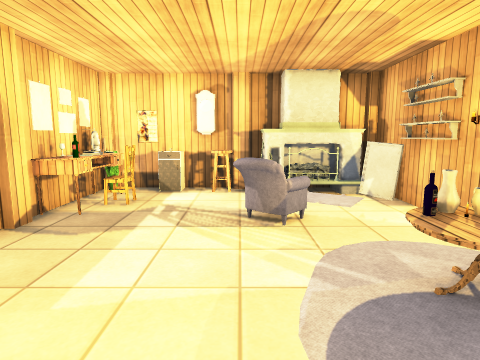
View 1 (above)

16 first-person views from a walk through a scene from a Unity 3-D project. The camera is 1.4 m above the floor, tilts 8° down and sees 75° across. The floor is counted in squares, 1 m on a side. Each view is taken from the middle of a square. On the plan, view 1 faces up. The plan holds only what a view shows up to about 14 squares ahead; the rest is blank. The player is left out. Some surface patterns are stand-ins.

View 2
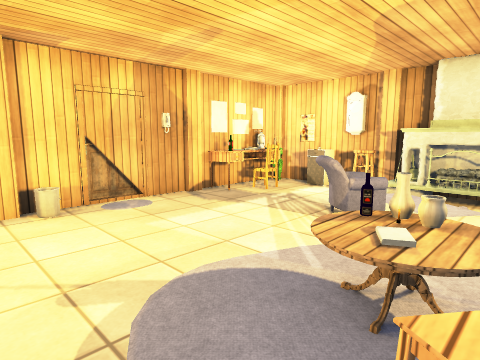

View 3
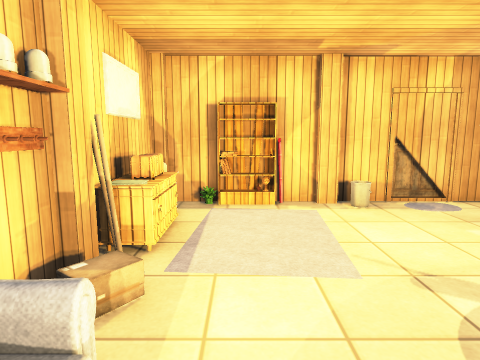

View 4
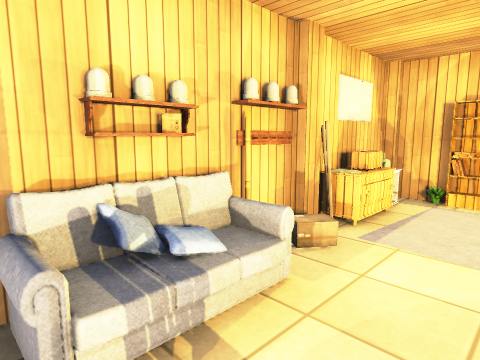

View 5
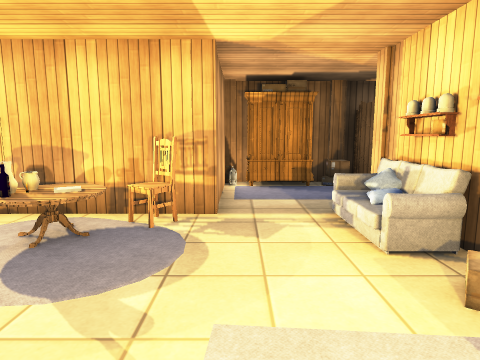

View 6
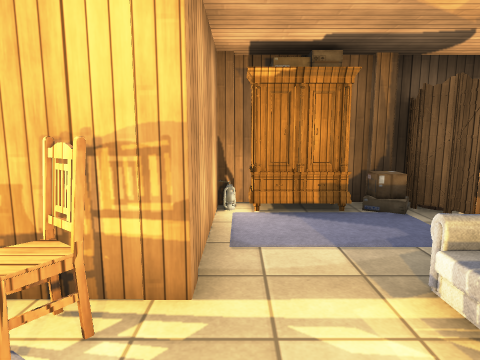

View 7
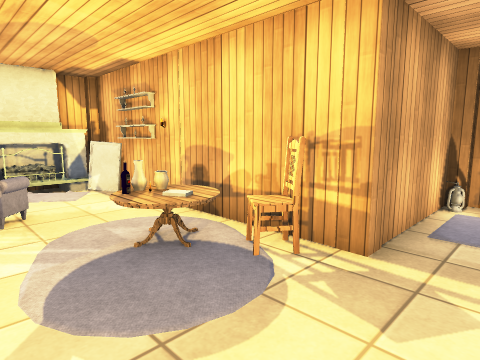

View 8
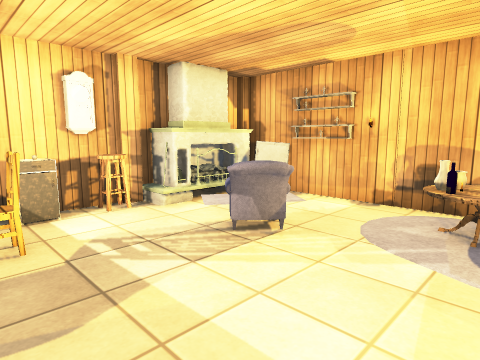

View 9
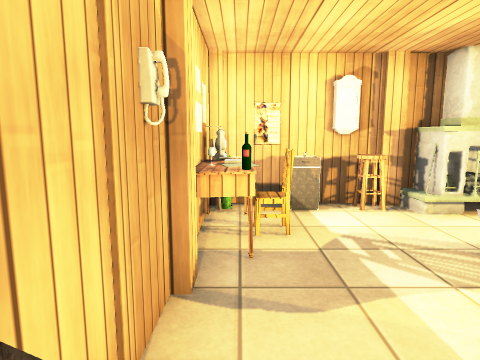

View 10
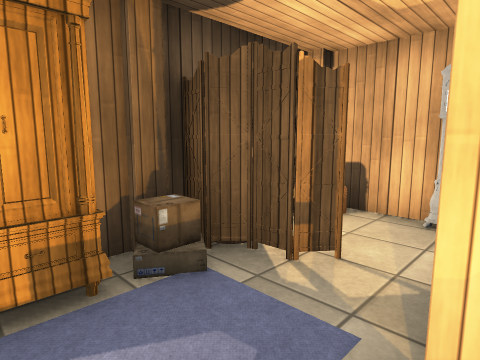

View 11
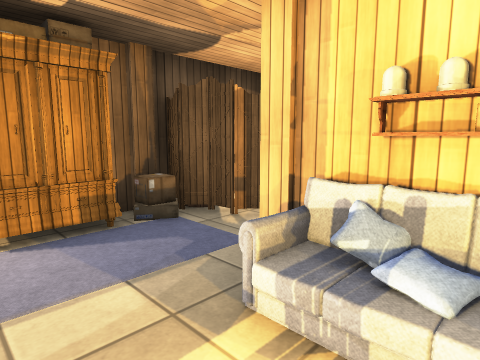

View 12
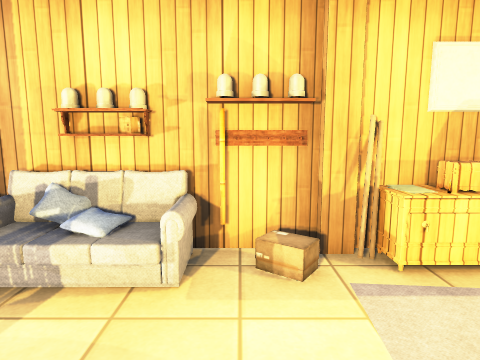

View 13
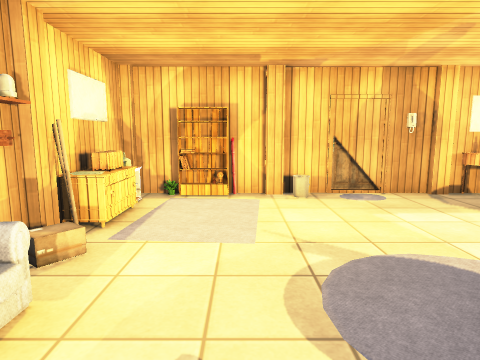

View 14
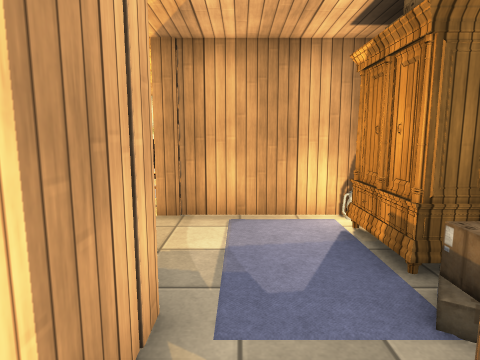

View 15
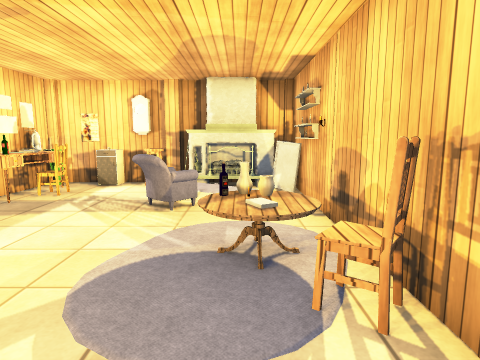

View 16
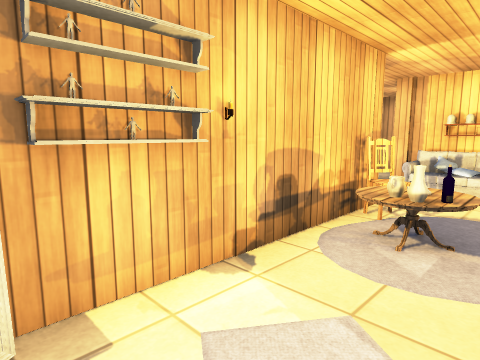

### Floor plan
Points are (right, up) in squares from view 1. A wall is a line through its corners. A room is listed if a view was taken in it or the views show most of it. See-through windows are left out.
Room 1 (views 1, 2, 3, 4, 5, 6, 7, 8, 9, 10, 11, 12, 13, 15, 16)
walls: (-3.8, 3.5) (-3.8, 2.2); (-3.4, 1.1) (-3.4, 0.6); (-3.6, 4.7) (-3.6, 1); (-3.4, 5.1) (-3.4, 4.5); (-3.7, 0.7) (-3.7, -2.5); (4.5, 0.4) (3.5, 0.4) (3.5, 8.4) (0.1, 8.4); (-0.1, 8.4) (-3.6, 8.4) (-3.6, 7.4); (2.4, -2.8) (4.3, -2.8); (-3.5, -2.8) (-2.4, -2.8)
ways out: opening at (4, -0.5) to room 3
objects: other object (-4, 0); other object (-4, 6); other object (-4, 7); other object (-3, -2); other object (-3, -1); table (-3, 6); other object (-3, 7); other object (-3, 8); other object (-2, -3); chest (-2, -2); other object (-1, -3); other object (-1, -2); chair (-1, 6); other object (-1, 8); other object (0, -3); armchair (0, 5) to (0, 6); stool (0, 8); other object (1, -3); other object (1, -2); other object (1, 3); fireplace (1, 8) to (3, 8); other object (2, -3); sofa (2, -2); other object (2, 2); other object (2, 3); other object (2, 4); chair (3, 1) to (3, 2); table (3, 3); other object (3, 5); other object (3, 6); other object (3, 7)
Room 2 (view 14)
walls: (5.4, -6.7) (6.9, -6.7); (7.5, -6.1) (7.5, -3.1); (4.3, -2.8) (4.3, -4.2)
ways out: opening at (5.5, -2.5) to room 3
objects: other object (5, -7) to (5, -6); other object (6, -4); other object (7, -4)
Room 3 (no view inside)
walls: (7.3, 0) (7.3, 0.4) (4.5, 0.4); (7.5, -2.8) (7.5, -2.1); (7.3, -3.1) (7.3, -2.6)
ways out: opening at (4, -0.5) to room 1; opening at (5.5, -2.5) to room 2
objects: wardrobe (7, -1)

Positions as (right, up) in squares from view 1, and headings:
1: (0, 0), facing up
2: (3, 0), facing up-left
3: (3, -1), facing left
4: (4, 0), facing down-left
5: (-2, 0), facing right
6: (1, 0), facing right
7: (0, -1), facing up-right
8: (-3, 2), facing up-right
9: (-3, 2), facing up
10: (4, -1), facing down-right
11: (2, 0), facing down-right
12: (1, 1), facing down
13: (4, 0), facing left
14: (5, -5), facing up
15: (2, -1), facing up
16: (1, 7), facing down-right
